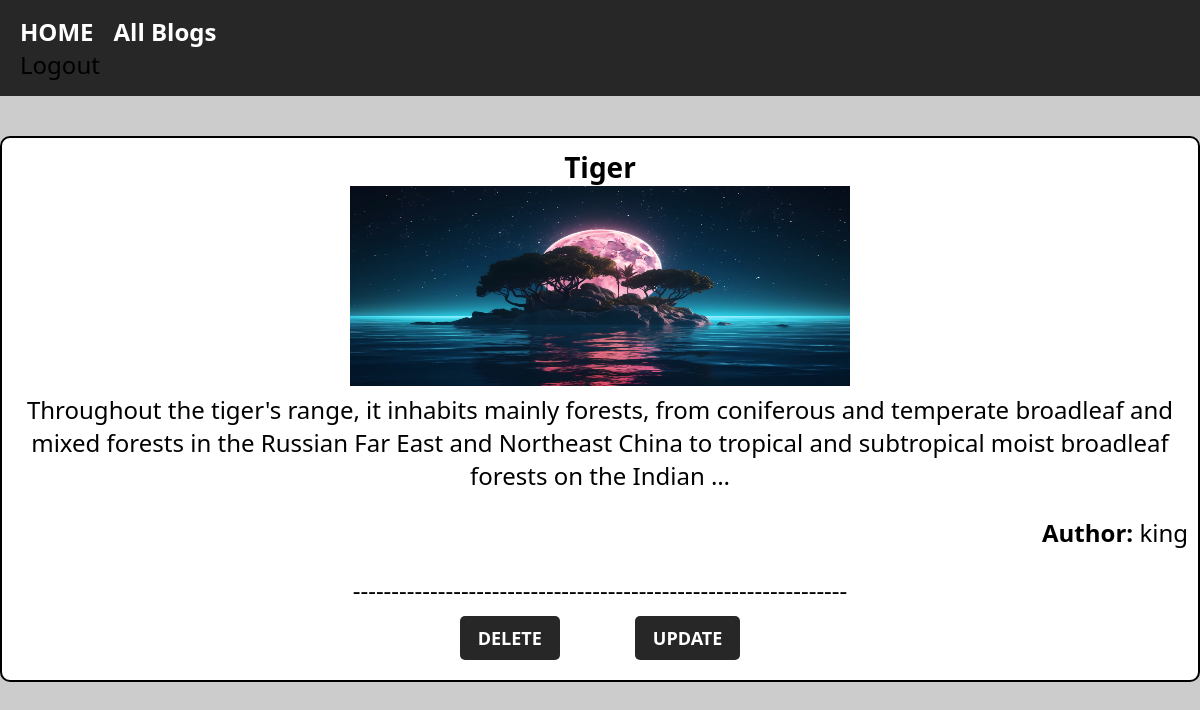
/blogs/22/, run on the app's committed database.
### content/models.py (models this page shows, shortened)
class baseModel(models.Model):
    createdAt = models.DateTimeField(auto_now_add=True)
    updatedAt = models.DateTimeField(auto_now=True)
    class Meta:
        abstract = True

class contents(baseModel):
    title = models.CharField(max_length=255)
    content = models.TextField()
    image = models.ImageField(upload_to='blogs/images',null=True,blank=True)
    author = models.ForeignKey('Author', on_delete=models.CASCADE,null=True,blank=True)

class Author(baseModel):
    name = models.CharField(max_length=100)
    email = models.EmailField()
    def __str__(self):
        return f"{self.name}"

### content/views.py (the view)
# urls.py: path('<int:pk>/',detailsPage,name="detailsPage"),
def detailsPage(request,pk):
    try:
        view = contents.objects.get(pk=pk)
    except Exception:
        return render(
            request,
            "error.html"
        )
    return render(
        request,
        "details.html",
        {
            "blog" : view
        }
    )

### templates/details.html (shortened to what this page needs)
{% extends 'base.html' %}
{% block content %}
<div class="blog-container">
<b style="font-size: 28px;">{{blog.title}}</b><br>
{% if blog.image %}
<img src="{{blog.image.url}}" width="500" height="200"><br>
{% endif %}
{{blog.content}}<br>
{% if blog.author %}
    <p style="text-align: right;"><b>Author:</b> {{blog.author}}</p>
{% endif %}
----------------------------------------------------------------<br>
<a href="{% url 'delete' blog.pk %}" class="action-btn">DELETE</a>
<a href="{% url 'edit' blog.pk %}" class="action-btn" style="margin-left: 5%;">UPDATE</a>
</div>
{% endblock %}

### templates/base.html (shortened to what this page needs)
{% load static %}
<!DOCTYPE html>
<html lang="en">
<head>
    <link rel="stylesheet" href="{% static 'css/styles.css' %}">
</head>
<body>
    <header>
        <nav>
            <ul class="nav-links">
                <li><a href="{% url 'home' %}">HOME</a></li>
                <li><a href="{% url 'allblog' %}">All Blogs</a></li>
            </ul>
            <a href="{% url 'logout' %}">Logout</a>
        </nav>
    </header>
    {% block content %}
    {% endblock %}
</body>
</html>

### static/css/styles.css (style rules this page uses)
div { font-size: 24px; }
body { font-size: 24px; background-color: rgb(204, 204, 204); font-family: 'Segoe UI', Tahoma, Geneva, Verdana, sans-serif; margin: 0%; padding: 0%; }
a { color: #000; text-decoration: none; }
header { background-color: rgb(39, 39, 39); display: flex; justify-content: flex-start; align-items: center; padding: 15px 20px; }
.nav-links { list-style: none; margin: 0; padding: 0; display: flex; }
.nav-links li { margin-right: 20px; text-align: right; }
.nav-links a { color: #ffffff; text-decoration: none; font-weight: bold; font-size: 24px; }
.blog-container { text-align: center; background-color: rgb(255, 255, 255); border: 2px solid #000; border-radius: 10px; padding: 10px; max-width: 1800px; margin: 40px auto; }
.action-btn { background-color: rgb(39, 39, 39); color: white; padding: 10px 18px; font-size: 18px; font-weight: bold; margin: 10px; display: inline-block; cursor: pointer; border-radius: 5px; }

### data on the page
contents: title "Tiger", image (picture), content "Throughout the tiger's range, it inhabits mainly forests, from coniferous and temperate broadleaf and mixed forests in the Russian Far East and Northeast China to tropical and subtropical moist broadleaf forests on the Indian …", author "king"
